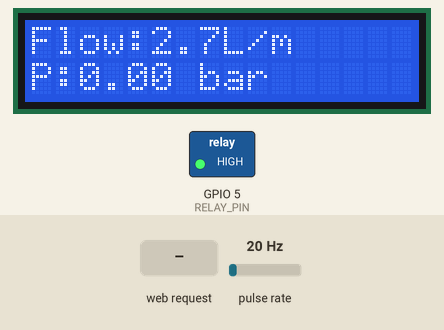
Recording of a sketch running on a simulated ESP32. On the bench: 16×2 character LCD, switched loads named in the sketch (green lamp = pin HIGH). Wiring (inferred from the names in the program): pulse sensor: data GPIO 4. The test bench sets the inputs (shaded band); at power-on: pulse rate 20 Hz. WiFi joins after 1.5 s; servers stay silent unless stated; EEPROM starts erased; what the sketch prints to the serial monitor is not drawn.

Above: at 3.2 s.
3.3 s: HTTP request GET /on received
At 3.9 s:
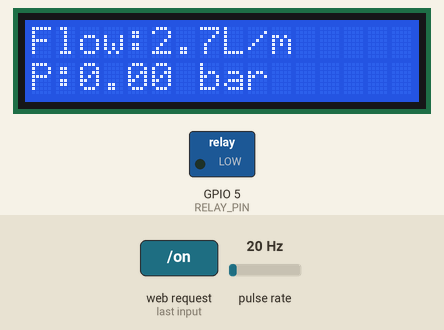
4.8 s: pulse rate (sensor on GPIO 4) set to 150 Hz
At 5.9 s:
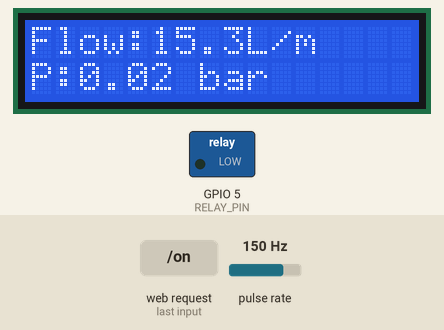
7.8 s: pulse rate (sensor on GPIO 4) set to 4 Hz
At 10.1 s:
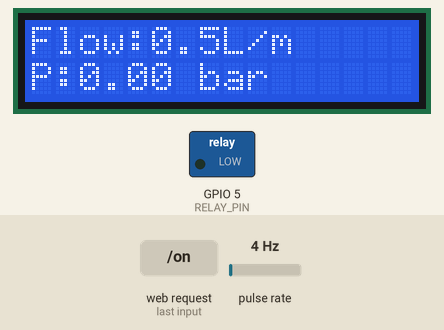
10.8 s: pulse rate (sensor on GPIO 4) set to 50 Hz
At 13.5 s:
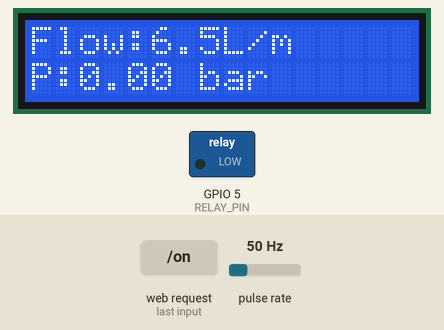
13.8 s: HTTP request GET /off received
At 14.3 s:
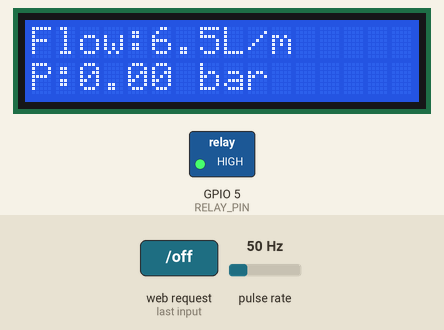
Timing chart, 0 to 16.3 s (numbered marks = the images above; inputs shaded):
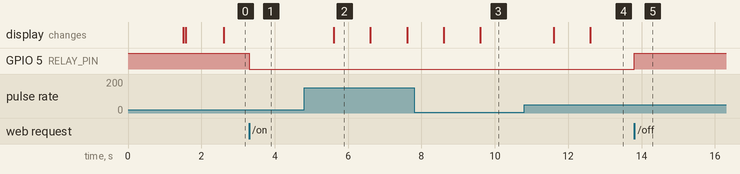

Measured:
- after the input at 3.3 s, GPIO 5 (RELAY_PIN): HIGH → LOW at once
- after the input at 4.8 s, the display: changes after 0.81 s (image 2)
- after the input at 7.8 s, the display: first changes after 0.81 s (image 3 shows a later state)
- after the input at 10.8 s, the display: first changes after 0.81 s (image 4 shows a later state)
- after the input at 13.8 s, GPIO 5 (RELAY_PIN): LOW → HIGH at once
- what the display in image 2 shows lasts 1.0 s, from 5.6 s to 6.6 s

The sketch:

sketch_jun25a.ino
```cpp
#include <WiFi.h>
#include <WebServer.h>
#include <Wire.h>
#include <LiquidCrystal_I2C.h>
#include <Preferences.h>
#include <math.h>

// WiFi credentials
const char* ssid = "R A G N A R  ®️";
const char* password = "12345678";

// Sensor setup
const int SENSOR_PIN = 4;
float calibrationFactor = 7.5;
volatile uint16_t pulseCount = 0;
unsigned long lastMillis = 0;
const long interval = 1000;

// Measurements
float flowRate = 0.0;
float totalLiters = 0.0;
int totalUnits = 0;
float velocity = 0.0;
float pressureBar = 0.0;

// Pipe properties
const float pipeDiameter = 0.0127;  // meters
const float pipeArea = 3.1416 * pow(pipeDiameter / 2, 2);  // m^2

// Relay pin
#define RELAY_PIN 5

// LCD setup
LiquidCrystal_I2C lcd(0x27, 16, 2);

WebServer server(80);
Preferences preferences;

void IRAM_ATTR pulseCounter() {
  pulseCount++;
}

void handleRoot() {
  server.send(200, "text/html", R"rawliteral(
    <!DOCTYPE html>
    <html>
    <head>
      <title>Water Flow Monitor</title>
      <meta name="viewport" content="width=device-width, initial-scale=1">
      <link href="https://fonts.googleapis.com/icon?family=Material+Icons" rel="stylesheet">
      <style>
        body {
          background: #f0f4f8;
          font-family: 'Segoe UI', Arial, sans-serif;
          margin: 0; padding: 0;
        }
        .container {
          max-width: 400px;
          margin: 40px auto;
          background: #fff;
          border-radius: 16px;
          box-shadow: 0 4px 16px rgba(0,0,0,0.08);
          padding: 32px 24px;
          text-align: center;
        }
        h1 { color: #2196F3; margin-bottom: 16px; }
        .reading { font-size: 2.5em; margin: 24px 0 8px 0; font-weight: bold; }
        .label { font-size: 1.1em; color: #555; margin-bottom: 12px; }
        .icon { font-size: 2em; vertical-align: middle; margin-right: 8px; }
        .footer { margin-top: 32px; font-size: 0.95em; color: #888; }
        .live { display: inline-block; width: 10px; height: 10px; background: #4caf50; border-radius: 50%; margin-left: 10px; animation: blink 1s infinite; }
        button {
          margin-top: 12px;
          padding: 8px 14px;
          background: #f44336;
          color: white;
          border: none;
          border-radius: 8px;
          cursor: pointer;
          font-size: 0.95em;
        }
        button:hover { background: #d32f2f; }
        @keyframes blink { 0%, 100% { opacity: 1; } 50% { opacity: 0.3; } }
      </style>
      <script>
        function fetchData() {
          fetch('/data')
            .then(response => response.json())
            .then(data => {
              document.getElementById('flow').textContent = data.flowRate.toFixed(2);
              document.getElementById('total').textContent = data.totalLiters.toFixed(3);
              document.getElementById('units').textContent = data.totalUnits;
              document.getElementById('pressure').textContent = data.pressureBar.toFixed(3);
            });
        }

        function resetUsage() {
          if (confirm("Are you sure you want to reset the monthly usage?")) {
            fetch('/reset')
              .then(() => fetchData());
          }
        }

        function relayOn() {
          fetch('/on');
        }

        function relayOff() {
          fetch('/off');
        }

        setInterval(fetchData, 1000);
        window.onload = fetchData;
      </script>
    </head>
    <body>
      <div class="container">
        <h1>&#128167 Water Flow Monitor <span class="live"></span></h1>

        <div class="label"><span class="icon material-icons">water_drop</span>Flow Rate</div>
        <div class="reading"><span id="flow">0.00</span> <span style="font-size:0.5em;">L/min</span></div>

        <div class="label"><span class="icon material-icons">opacity</span>Total Volume</div>
        <div class="reading"><span id="total">0.000</span> <span style="font-size:0.5em;">L</span></div>

        <div class="label"><span class="icon material-icons">countertops</span>Monthly Units</div>
        <div class="reading"><span id="units">0</span> <span style="font-size:0.5em;">unit(s)</span></div>

        <div class="label"><span class="icon material-icons">speed</span>Pressure</div>
        <div class="reading"><span id="pressure">0.000</span> <span style="font-size:0.5em;">bar</span></div>

        <div class="footer">
          ESP32 • YF-S201 <br>
          <button onclick="relayOn()">Relay ON</button>
          <button onclick="relayOff()">Relay OFF</button><br>
          <button onclick="resetUsage()">Reset Monthly Usage</button>
        </div>
      </div>
    </body>
    </html>
  )rawliteral");
}

void handleData() {
  totalUnits = totalLiters / 1000;
  String json = "{";
  json += "\"flowRate\":" + String(flowRate, 2) + ",";
  json += "\"totalLiters\":" + String(totalLiters, 3) + ",";
  json += "\"totalUnits\":" + String(totalUnits) + ",";
  json += "\"pressureBar\":" + String(pressureBar, 3);
  json += "}";
  server.send(200, "application/json", json);
}

void handleReset() {
  totalLiters = 0;
  totalUnits = 0;
  preferences.putInt("units", 0);
  server.send(200, "text/plain", "Monthly usage reset.");
}

void handleRelayOn() {
  digitalWrite(RELAY_PIN, LOW);  // Relay ON (active-low)
  server.send(200, "text/plain", "Relay turned ON");
}

void handleRelayOff() {
  digitalWrite(RELAY_PIN, HIGH); // Relay OFF
  server.send(200, "text/plain", "Relay turned OFF");
}

void setup() {
  Serial.begin(115200);

  pinMode(RELAY_PIN, OUTPUT);
  digitalWrite(RELAY_PIN, HIGH);  // OFF at start

  WiFi.begin(ssid, password);
  Serial.print("Connecting to WiFi");
  while (WiFi.status() != WL_CONNECTED) {
    delay(500);
    Serial.print(".");
  }
  Serial.println("\nConnected! IP: " + WiFi.localIP().toString());

  lcd.init();
  lcd.backlight();
  lcd.setCursor(0, 0);
  lcd.print(" Water Monitor");

  pinMode(SENSOR_PIN, INPUT_PULLUP);
  attachInterrupt(digitalPinToInterrupt(SENSOR_PIN), pulseCounter, FALLING);
  lastMillis = millis();

  preferences.begin("water-data", false);
  totalUnits = preferences.getInt("units", 0);
  totalLiters = totalUnits * 1000.0;

  server.on("/", handleRoot);
  server.on("/data", handleData);
  server.on("/reset", handleReset);
  server.on("/on", handleRelayOn);
  server.on("/off", handleRelayOff);
  server.begin();
}

void loop() {
  server.handleClient();
  unsigned long currentMillis = millis();

  if (currentMillis - lastMillis >= interval) {
    detachInterrupt(SENSOR_PIN);

    flowRate = (pulseCount / calibrationFactor);          // L/min
    totalLiters += (flowRate / 60.0);                     // L added per second
    totalUnits = totalLiters / 1000;

    float flowRateM3ps = flowRate / 1000.0 / 60.0;
    velocity = flowRateM3ps / pipeArea;

    float rho = 997.0;
    float pressurePa = 0.5 * rho * velocity * velocity;
    pressureBar = pressurePa / 100000.0;

    preferences.putInt("units", totalUnits);

    lcd.clear();
    lcd.setCursor(0, 0);
    lcd.print("Flow:");
    lcd.print(flowRate, 1);
    lcd.print("L/m");

    lcd.setCursor(0, 1);
    lcd.print("P:");
    lcd.print(pressureBar, 2);
    lcd.print(" bar");

    pulseCount = 0;
    lastMillis = currentMillis;
    attachInterrupt(digitalPinToInterrupt(SENSOR_PIN), pulseCounter, FALLING);
  }
}
```
